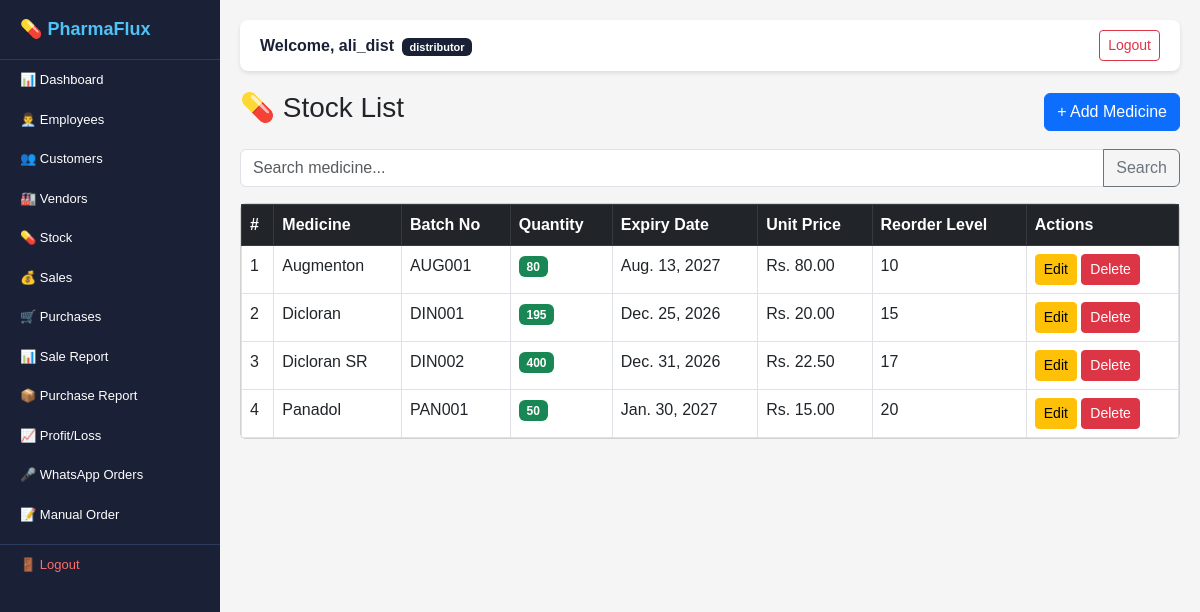
/stock/ (signed in), run on an earlier commit of the app's database.
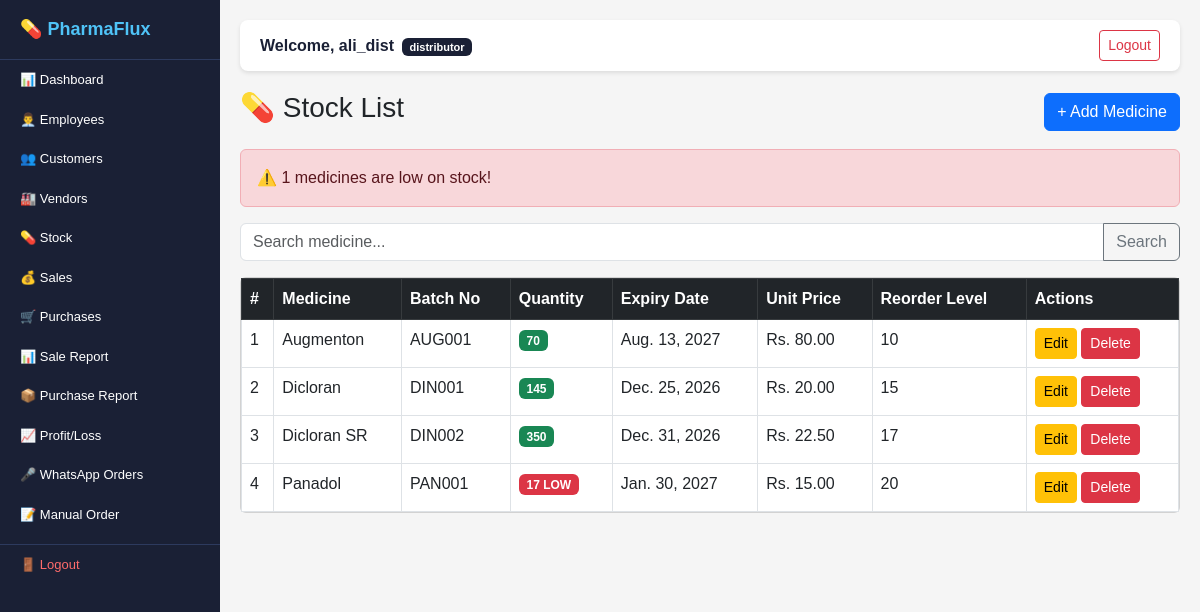
And on a later commit of the database.
### stock/models.py (models this page shows, shortened)
class Stock(models.Model):
    distributor = models.ForeignKey(
        Distributor,
        on_delete=models.CASCADE,
        related_name='stocks'
    )
    medicine_name = models.CharField(
        max_length=200
    )
    batch_no = models.CharField(
        max_length=100,
        unique=True
    )
    quantity = models.IntegerField(default=0)
    expiry_date = models.DateField()
    unit_price = models.DecimalField(
        max_digits=10,
        decimal_places=2
    )
    reorder_level = models.IntegerField(
        default=10
    )
    created_at = models.DateTimeField(
        auto_now_add=True
    )

### stock/views.py (the view)
# urls.py: path('', views.stock_list, name='stock_list'),
@login_required
def stock_list(request):
    distributor = get_distributor(request)
    if not distributor:
        return redirect('dashboard')
    stocks = Stock.objects.filter(
        distributor=distributor
    ).order_by('medicine_name')
    search = request.GET.get('search', '')
    if search:
        stocks = stocks.filter(
            medicine_name__icontains=search
        )
    low_stock = Stock.objects.filter(
        distributor=distributor,
        quantity__lte=F('reorder_level')
    )
    expiry_alert = Stock.objects.filter(
        distributor=distributor,
        expiry_date__lte=date.today() + timedelta(days=30)
    )
    return render(request, 'stock/list.html', {
        'stocks': stocks,
        'low_stock': low_stock,
        'expiry_alert': expiry_alert,
        'search': search,
        'today': date.today(),
    })

### stock/views.py (called while the page is built)
def get_distributor(request):
    if request.user.role == 'distributor':
        return request.user.distributor
    elif request.user.role == 'employee':
        return request.user.employee.distributor
    return None

### templates/stock/list.html (shortened to what this page needs)
{% extends 'base.html' %}
{% block content %}
<div class="d-flex justify-content-between
            align-items-center mb-3">
    <h3>💊 Stock List</h3>
    <a href="/stock/add/"
       class="btn btn-primary">
       + Add Medicine
    </a>
</div>
{% if low_stock %}
<div class="alert alert-danger">
    ⚠️ {{ low_stock.count }} medicines are low on stock!
</div>
{% endif %}
<form method="GET" class="mb-3">
    <div class="input-group">
        <input type="text" name="search"
               class="form-control"
               placeholder="Search medicine..."
               value="{{ search }}">
        <button class="btn btn-outline-secondary">
            Search
        </button>
    </div>
</form>
<div class="card">
    <div class="card-body p-0">
        <table class="table table-bordered table-hover mb-0">
            <thead class="table-dark">
                <tr>
                    <th>#</th>
                    <th>Medicine</th>
                    <th>Batch No</th>
                    <th>Quantity</th>
                    <th>Expiry Date</th>
                    <th>Unit Price</th>
                    <th>Reorder Level</th>
                    <th>Actions</th>
                </tr>
            </thead>
            <tbody>
                {% for stock in stocks %}
                <tr>
                    <td>{{ forloop.counter }}</td>
                    <td>{{ stock.medicine_name }}</td>
                    <td>{{ stock.batch_no }}</td>
                    <td>
                        {% if stock.quantity <= stock.reorder_level %}
                        <span class="badge bg-danger">
                            {{ stock.quantity }} LOW
                        </span>
                        {% else %}
                        <span class="badge bg-success">
                            {{ stock.quantity }}
                        </span>
                        {% endif %}
                    </td>
                    <td>
                        {% if stock.expiry_date <= today %}
                        <span class="text-danger fw-bold">
                            {{ stock.expiry_date }} EXPIRED
                        </span>
                        {% else %}
                        {{ stock.expiry_date }}
                        {% endif %}
                    </td>
                    <td>Rs. {{ stock.unit_price }}</td>
                    <td>{{ stock.reorder_level }}</td>
                    <td>
                        <a href="/stock/edit/{{ stock.id }}/"
                           class="btn btn-sm btn-warning">
                           Edit
                        </a>
                        <a href="/stock/delete/{{ stock.id }}/"
                           class="btn btn-sm btn-danger"
                           onclick="return confirm('Delete?')">
                           Delete
                        </a>
                    </td>
                </tr>
                {% endfor %}
            </tbody>
        </table>
    </div>
</div>
{% endblock %}

What changed in the data, as far as the page shows it:
changed Stock "Augmenton": quantity "80" → "70"
changed Stock "Dicloran": quantity "195" → "145"
changed Stock "Dicloran SR": quantity "400" → "350"
changed Stock "Panadol": quantity "50" → "17"
Also different on the page:
{{ low_stock.count }}: (not shown) → "1"
text now shown: "⚠️ medicines are low on stock!"
